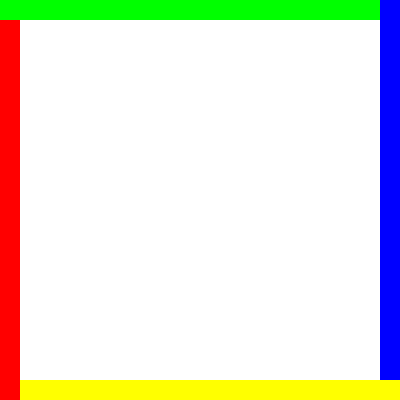
Frame 1 (no input)
Frame 60 (the mouse pressed at the canvas centre just before this capture): identical to frame 1, image omitted
Frame 120 (the mouse held since frame 60 and released just before this capture): identical to frame 1, image omitted

The Processing sketch that drew this single still picture (run headless with seeded random() and noise(); from frame 60 on, the mouse is pressed at the canvas centre):

// Processing sketch: processing_80035
// ── processing_80035.pde

// Autor: Toni Cogolludo Abia.
void setup (){
  size (400,400);
  background (255);
  noStroke ();
}

void draw (){
  background (255);
  rectangles ();
  //inicializacion posicion
  int j = 20;
  int i = 20;
  noFill ();
  if (mouseX >= 0 && mouseX <= 20 && mouseY >= 20 && mouseY <= 400 || mouseX >= 380 && mouseX <= 400 && mouseY >= 0 && mouseY <= 380){
    horizontal ();
  }
  if (mouseX >= 0 && mouseX <= 380 && mouseY >= 0 && mouseY <= 20 || mouseX >= 20 && mouseX <= 400 && mouseY >= 380 && mouseY <= 400){
    vertical ();
  }
}
void rectangles (){
    //verde
  fill (0,255,0);
  rect (0,0,400,20);
  //rojo
  fill (255,0,0);
  rect (0,20,20,400);
  //azul
  fill (0,0,255);
  rect (380,0,20,400);
  //amarillo
  fill (255,255,0);
  rect (20,380,400,20);
}
  
void vertical (){
  int i = 20;
  while (i < 380){
    //verde
    if (mousePressed && mouseX >= 0 && mouseX <= 380 && mouseY >= 0 && mouseY <= 20){  
      fill(0,random(0,255),0);
    }
    //amarillo
    if (mousePressed && mouseX >= 20 && mouseX <= 400 && mouseY >= 380 && mouseY <= 400){  
      fill(random(200,255),random(200,255),0);    
    }
    rect (i,20,20,360);
    i += 20;
  }
}

void horizontal (){
  int j = 20;
  while (j < 380){  
    // rojo
    if (mousePressed && mouseX >= 0 && mouseX <= 20 && mouseY >= 20 && mouseY <= 400){  
      fill(random(0,255),0,0);
    }
    //azul
    if (mousePressed && mouseX >= 380 && mouseX <= 400 && mouseY >= 0 && mouseY <= 380){  
      fill(0,0,random(0,255));
    }    
    rect (20,j,360,20);
    j += 20;
  }
}
